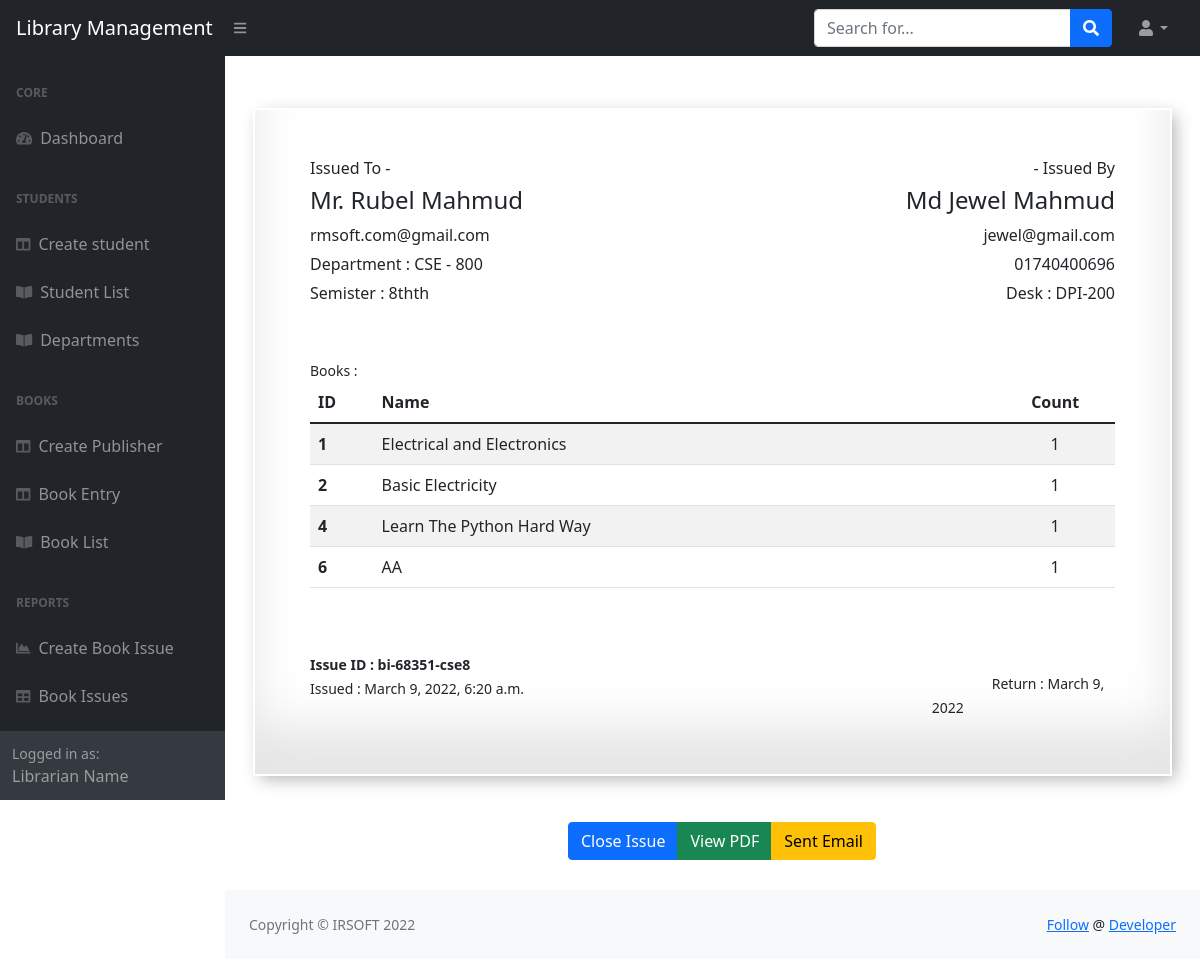
The app's page /issues/40/document/ with its own data.
### book_issues/models.py (models this page shows, shortened)
class BookIssue(models.Model):
    issueId = models.CharField(max_length=50, null=True, blank=True, editable=False)
    title = models.CharField(max_length=100, default='Book reception info')
    slug = models.CharField(max_length=200, null=True, blank=True)
    student = models.ForeignKey(Student, on_delete=models.CASCADE)
    librarian = models.ForeignKey(Librarian, on_delete=models.CASCADE)
    books = models.ManyToManyField(Book)
    issue_date = models.DateTimeField(auto_now_add=True)
    updated_at = models.DateTimeField(null=True, blank=True)
    return_date = models.DateField(null=True, blank=True)
    is_closed = models.BooleanField(default=False)
    class Meta:
        verbose_name_plural = 'bookissues'

### students/models.py (models this page shows, shortened)
class Student(models.Model):
    semisters = (
        ('1st','1st'),
        ('2nd','2nd'),
        ('3rd','3rd'),
        ('4th','4th'),
        ('5th','5th'),
        ('6th','6th'),
        ('7th','7th'),
        ('8th','8th')
    )
    gender = (
        ('male', 'Male'),
        ('female', 'Female'),
        ('other', 'Other'),
    )
    stdId = models.CharField(max_length=50, null=True, blank=True, editable=False)
    name = models.CharField(max_length=100)
    email = models.CharField(max_length=50)
    mobile = models.CharField(max_length=50)
    session = models.CharField(max_length=50)
    department = models.ForeignKey(Department, on_delete=models.CASCADE)
    semister = models.CharField(choices=semisters, max_length=50)
    dob = models.DateField()
    fatherName = models.CharField(max_length=100)
    motherName = models.CharField(max_length=100)
    address = models.TextField(max_length=400)
    religion = models.CharField(max_length=100)
    gender = models.CharField(choices=gender, max_length=100)
    class Meta:
        verbose_name_plural = 'students'

class Department(models.Model):
    name = models.CharField(max_length=100)
    code = models.CharField(max_length=50)
    description = models.TextField(max_length=600)
    class Meta:
        verbose_name_plural = 'departments'
    def __str__(self):
        return f'{self.name} - {self.code}'

### librarians/models.py (models this page shows, shortened)
class Librarian(models.Model):
    libId = models.CharField(max_length=50, null=True, blank=True)
    name = models.CharField(max_length=100)
    email = models.CharField(max_length=50)
    mobile = models.CharField(max_length=50)
    photo = models.ImageField(max_length=600)
    class Meta:
        verbose_name_plural = 'librarians'

### books/models.py (models this page shows, shortened)
class Book(models.Model):
    semisters = (
        ('1st','1st'),
        ('2nd','2nd'),
        ('3rd','3rd'),
        ('4th','4th'),
        ('5th','5th'),
        ('6th','6th'),
        ('7th','7th'),
        ('8th','8th')
    )
    name = models.CharField(max_length=100)
    code = models.CharField(max_length=50)
    publisher = models.ForeignKey(Publisher, on_delete=models.CASCADE)
    department = models.ForeignKey(Department, on_delete=models.CASCADE)
    semister = models.CharField(choices=semisters, max_length=50)
    amount = models.PositiveIntegerField(default=0)
    class Meta:
        verbose_name_plural = 'books'

### book_issues/views.py (the view)
# urls.py: path('<int:issue_id>/document/', document_issue, name='document_issue'),
def document_issue(request, issue_id):
    issue = BookIssue.objects.get(pk=issue_id)
    context = {}
    context['issue'] = issue
    return render(request, 'book_issues/document_issue.html', context)

### templates/book_issues/document_issue.html (shortened to what this page needs)
{% extends 'base.html' %}
{% block stylesheet %}
  padding: 0px;
  box-shadow:
       inset 0 -3em 3em rgba(0,0,0,0.1),
             0 0  0 2px rgb(255,255,255),
             0.3em 0.3em 1em rgba(0,0,0,0.3);
}
{% endblock stylesheet %}
{% block content %}
<div style="padding:30px;">
    <div class="container" id="pageBox">
        <div style="padding:5px 35px 35px 35px;">
        <br>
        <div class="row">
            <div class="col-md-6 student">
                <h6>Issued To -</h6>
                <h4>{{ issue.student.name }}</h4>
                <p>{{ issue.student.email }}</p>
                <p>Department : {{ issue.student.department }}</p>
                <p>Semister : {{ issue.student.semister }}th</p>
            </div>
            <div style="text-align:right;" class="col-md-6 librarian">
                <h6>- Issued By</h6>
                <h4>{{ issue.librarian.name }}</h4>
                <p style="margin-bottom:5px;">{{ issue.librarian.email }}</p>
                <p style="margin-bottom:5px;">{{ issue.librarian.mobile }}</p>
                <p style="margin-bottom:5px;">Desk : DPI-200</p>
            </div>
        </div>
    <br>
        <br>
        <small>Books :</small>
        <div class="row">
            <div class="col-md-12">
                <table class="table table-striped">
                  <thead>
                    <tr>
                      <th scope="col">ID</th>
                      <th scope="col">Name</th>
                      <th scope="col" style="padding-left:100px;"></th>
                      <th scope="col" class="text-center">Count</th>
                    </tr>
                  </thead>
                  <tbody>
                  {% for book in issue.books.all %}
                    <tr>
                      <th scope="row">{{ book.id }}</th>
                      <td>{{ book.name }}</td>
                      <td></td>
                      <td class="text-center">1</td>
                    </tr>
                  {% endfor %}
                  </tbody>
                </table>
            </div>
        </div>
        <br>
        <br>
        <div class="row">
            <div class="col-md-4">
                <small ><b>Issue ID : {{ issue.issueId }}</b></small><br>
                <small>Issued : {{ issue.issue_date }}</small>
            </div>
            <div class="col-md-5"></div>
            <div class="col-md-3">
                <h6 style="margin:0px;">&nbsp;</h6>
                <small style="text-align:right;padding-left:60px;">Return : {{ issue.issue_date.date }}</small>
            </div>
        </div>
        </div>
    </div>
    <br>
    <br>
    <div class="row">
        <div class="col-md-4"></div>
        <div class="col-md-6">
            <div class="btn-group" role="group" aria-label="Basic example">
              <a href="{% url 'close_issue' issue.pk %}" class="btn btn-primary">Close Issue</a>
              <a href="#" class="btn btn-success">View PDF</a>
              <a href="#" class="btn btn-warning">Sent Email</a>
            </div>
        </div>
        <div class="col-md-2"></div>
    </div>
</div>
{% endblock content %}

### static/css/custom.css (style rules this page uses)
.student p, librarian { margin:0px 0px 5px 0px; }
.librarian p { margin:0px; }
#pageBox { padding: 20px; box-shadow: inset 0 -3em 3em rgba(0,0,0,0.1), 0 0 0 2px rgb(255,255,255), 0.3em 0.3em 1em rgba(0,0,0,0.3); }

### records on screen
BookIssue: student.name "Mr. Rubel Mahmud", student.email "rmsoft.com@gmail.com", student.department "CSE - 800", student.semister "8th", librarian.name "Md Jewel Mahmud", librarian.email "jewel@gmail.com", librarian.mobile "01740400696", issueId "bi-68351-cse8", issue_date "March 9, 2022, 6:20 a.m.", issue_date "March 9, 2022"
Book: id "1", name "Electrical and Electronics"
Book: id "2", name "Basic Electricity"
Book: id "4", name "Learn The Python Hard Way"
Book: id "6", name "AA"
